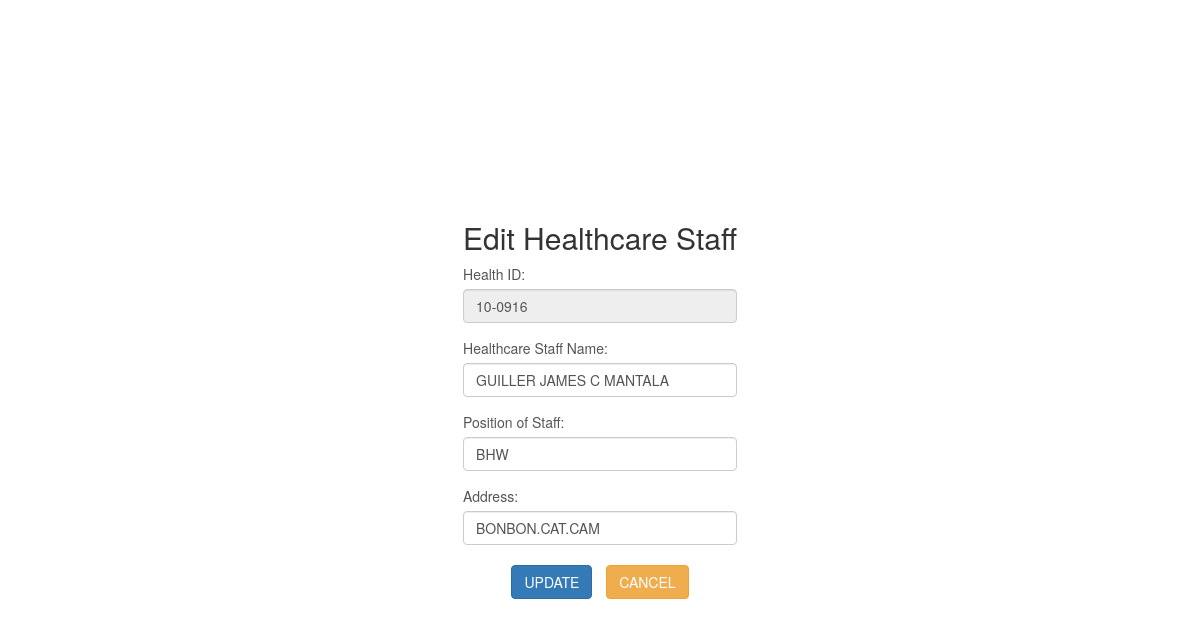
Screenshot of /HCRIS/Admin/edithealthcarestaff.php?id=10-0916 with the database file from the repository.
### tables this page shows
CREATE TABLE `admin_healthcare_unit` (
  `healthcare_id` varchar(50) NOT NULL,
  `healthcarestaff_name` varchar(50) NOT NULL,
  `position_of_staff` varchar(50) NOT NULL,
  `address` varchar(50) NOT NULL
);

### HCRIS/Admin/edithealthcarestaff.php (the view, shortened to what this page needs)
<!DOCTYPE html>
<html lang="en">
<head>
    <link rel="stylesheet" href="../css/formdesign.css">
    <link rel="stylesheet" href="https://maxcdn.bootstrapcdn.com/bootstrap/3.4.1/css/bootstrap.min.css">
</head>
<body>
<?php
include "db_conn.php";
if (isset($_GET['id'])) {
    $healthcare_id = $_GET['id'];
} else {
    echo "Health ID not provided.";
    exit();
}
$sql = "SELECT * FROM admin_healthcare_unit WHERE healthcare_id = ?";
$stmt = $conn->prepare($sql);
$stmt->bind_param("i", $healthcare_id);
$stmt->execute();
$result = $stmt->get_result();
if ($result->num_rows > 0) {
    $userData = $result->fetch_assoc();
} else {
    echo "<div class='alert alert-danger'>Health ID not found.</div>";
    exit();
}
?>
<form class="form" action="updatehealthcarestaff.php" method="post">
    <h2>Edit Healthcare Staff</h2>
    <div class="form-group">
        <label for="health_id">Health ID:</label>
        <input type="text" class="form-control" id="health_id" name="health_id" value="<?php echo htmlspecialchars($userData['healthcare_id']); ?>" min="1" required readonly>
    </div>
    <div class="form-group">
        <label for="healthcarestaff_name">Healthcare Staff Name:</label>
        <input type="text" class="form-control" id="healthcarestaff_name" name="healthcarestaff_name" value="<?php echo htmlspecialchars($userData['healthcarestaff_name']); ?>" required>
    </div>
    <div class="form-group">
        <label for="position_of_staff">Position of Staff:</label>
        <input type="text" class="form-control" id="position_of_staff" name="position_of_staff" value="<?php echo htmlspecialchars($userData['position_of_staff']); ?>" required>
    </div>
    <div class="form-group">
        <label for="address">Address:</label>
        <input type="text" class="form-control" id="address" name="address" value="<?php echo htmlspecialchars($userData['address']); ?>" required>
    </div>
    <div class="text-center">
        <button type="submit" onclick="window.location.href='updatehealthcarestaff.php'" class="btn btn-primary">UPDATE</button>
        <button type="button" onclick="window.location.href='healthcare_staff.php'" class="btn btn-warning">CANCEL</button>
    </div>
</form>
</body>
</html>

### HCRIS/css/formdesign.css (style rules this page uses)
body { font-family: 'Arial', sans-serif; background-color: #f9f9f9; margin: 0; padding: 0; display: flex; justify-content: center; align-items: center; min-height: 100vh; }
.form-group { margin-bottom: 15px; }
.form-group label { font-weight: normal; color: #555; }
.form-control { width: 100%; padding: 10px; border: 1px solid #ccc; border-radius: 5px; font-size: 16px; color: #333; }
.btn { padding: 10px 20px; border: none; border-radius: 5px; font-size: 16px; cursor: pointer; margin: 5px; }
.btn-primary { background-color: #007bff; color: #fff; }
.btn-warning { background-color: #ffc107; color: #fff; }
.text-center { text-align: center; }

### rows the page displays
admin_healthcare_unit: health_id "10-0916", healthcarestaff_name "GUILLER JAMES C MANTALA", position_of_staff "BHW", address "BONBON.CAT.CAM"
